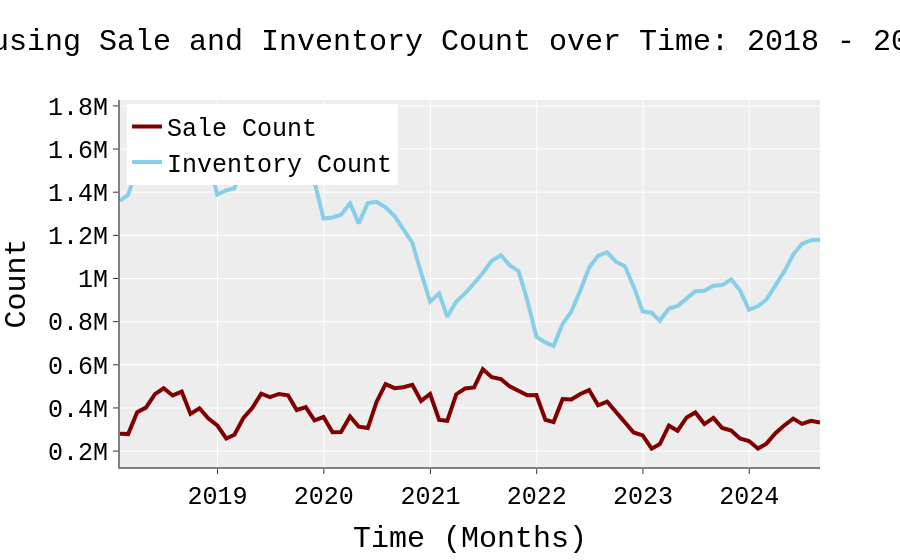

Notebook code for this chart:
### Code cell
fig = go.Figure()
fig.update_layout(title="Housing Sale and Inventory Count over Time: 2018 - 2024", title_font_size = 30,
                  font=dict( family="Courier New, monospace", size=25,color="#000000"),
                  template = "ggplot2", hovermode= 'closest', legend=dict(yanchor="top", y=0.99, xanchor="left", x=0.01))
fig.update_xaxes(showline=True, linewidth=2, linecolor='gray', title="Time (Months)")
fig.update_yaxes(showline=True, linewidth=2, linecolor='gray', title="Count")

fig.add_trace(go.Scatter(x = sale_count['DATE'], y = sale_count['SALE_COUNT'], mode = 'lines',
                         name = 'Sale Count', line=dict(color=red, width=4)))

fig.add_trace(go.Scatter(x = for_sale['DATE'], y = for_sale['INVENTORY_COUNT'], mode = 'lines',
                         name = 'Inventory Count', line=dict(color=light_blue, width=4)))

pio.write_image(fig, "images/fig3.png", width=5*300, height=2*300, scale=1.5)

fig
